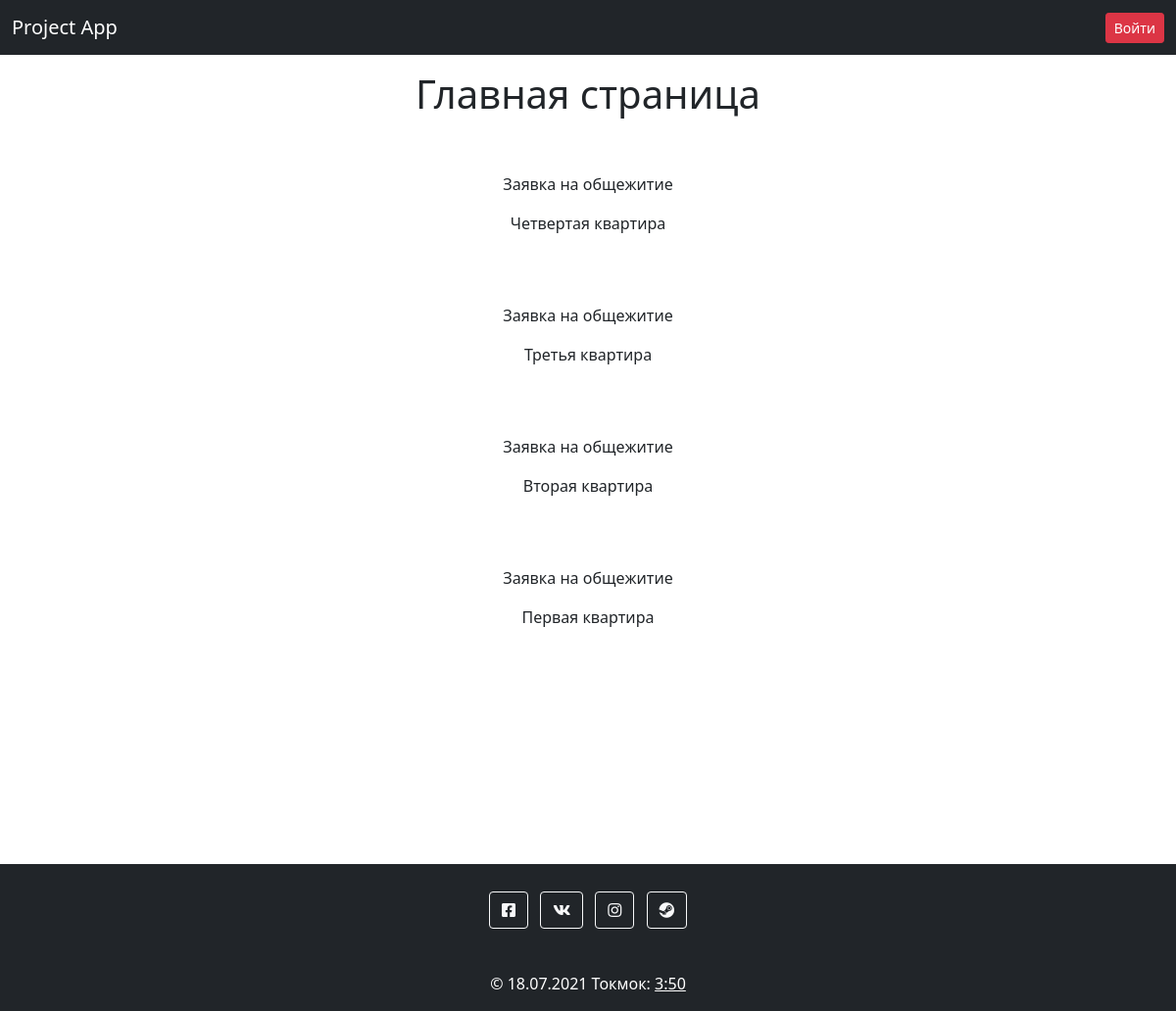
Page /product_list on the earlier database version.
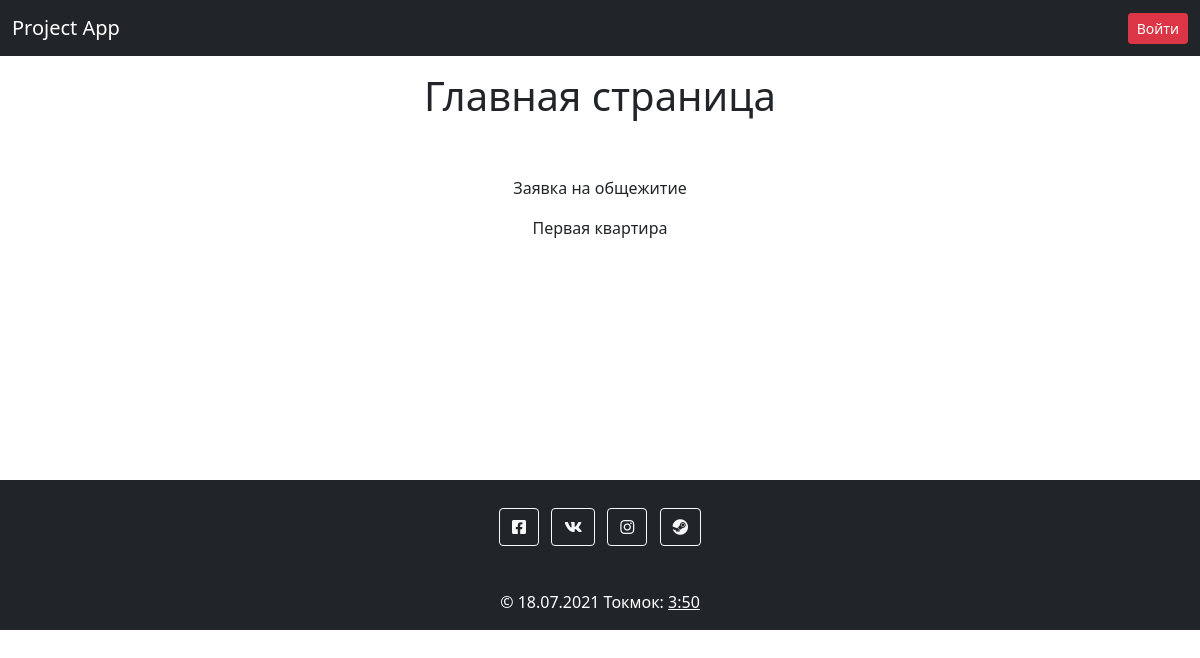
Same page on the later database version.
### products/models.py (models this page shows, shortened)
class Product(models.Model):
    GENDER_CATEGORIES= [
        ('Male', 'Мужчина'),
        ('Female', 'Женщина'),
    ]
    name = models.CharField('имя',max_length=20)
    secondname = models.CharField('фамилия',max_length=120)
    manid = models.IntegerField('ID')
    gender = models.CharField(max_length=50, choices= GENDER_CATEGORIES)
    data = models.CharField(max_length=10)

### products/views.py (the view)
# urls.py: path('product_list', views.product_list, name='product_list'),
def product_list(request):
    object_list = Product.objects.all()
    filtered_orders = Order.objects.filter(is_ordered=False)
    current_order_products = []
    if filtered_orders.exists():
    	user_order = filtered_orders[0]
    	user_order_items = user_order.items.all()
    	current_order_products = [product.product for product in user_order_items]
    context = {
        'object_list': object_list,
        'current_order_products': current_order_products
    }
    return render(request, "products/product_list.html", context)

### products/templates/products/product_list.html
{% extends 'accounts/base.html' %}
{% block content %}
<div class="mx-auto">
    <h1 class="mt-3 text-center">Главная страница</h1>
  </div>
  <br>
  <br>
    <div>
    <div class="">
    {% for object in object_list %}
        <div class="" id="block">
            <p>Заявка на общежитие</p>
            <p>{{ object.name }}</p>
        </div>
    {% endfor %}
{% endblock content %}

### accounts/templates/accounts/base.html (shortened to what this page needs)
{% load static %}
<!DOCTYPE html>
<html lang="ru">
<head>
    <link rel="stylesheet" href="https://cdn.jsdelivr.net/npm/bootstrap@5.1.1/dist/css/bootstrap.min.css">
    <link rel="stylesheet" href="{% static 'accounts/css/accounts.css' %}">
    <link rel="stylesheet" href="https://use.fontawesome.com/releases/v5.15.4/css/all.css">
</head>
<body>
    <aside>
        <header>
          <nav class="navbar navbar-expand-md navbar-dark bg-dark">
            <div class="container-fluid">
              <a class="navbar-brand" href="{% url 'products:index' %}">Project App</a>
              <div
                class="collapse navbar-collapse flex-row-reverse"
                id="navbarTogglerDemo02"
              >
                <ul class="navbar-nav">
                  {% if user.is_authenticated %}
                  <li class="nav-item">
                    <a class="nav-link active" href="{% url 'products:product_list' %}">Заявки</a>
                  </li>
                  <li class="nav-item">
                    <a class="nav-link active" href="#">Hi {{user.username}}</a>
                  </li>
                  <li class="nav-item">
                    <div class="nav-link active">
                    <a href="{% url 'accounts:logout' %}" class="btn btn-sm btn-danger"
                      >Выход</a>
                    </div>
                  </li>
                  {% else %}
                  <li class="nav-item">
                    <a href="{% url 'accounts:login' %}" class="btn btn-sm btn-danger"
                      >Войти</a>
                  </li>
                  {% endif %}
                </ul>
              </div>
            </div>
          </nav>
        </header>
    </aside>
    <main>
    {% block content %}
    {% endblock %}
    </main>
   <aside>
     <div>
    <footer class="bg-dark text-center text-white" id="footer">
        <div class="container p-4 pb-0">
          <section class="mb-4">
            <a class="btn btn-outline-light btn-floating m-1" href="#!" role="button"
              ><i class="fab fa-facebook-square"></i></a>
            <a class="btn btn-outline-light btn-floating m-1" href="#!" role="button"
              ><i class="fab fa-vk"></i></a>
            <a class="btn btn-outline-light btn-floating m-1" href="#!" role="button"
              ><i class="fab fa-instagram"></i
            ></a>
            <a class="btn btn-outline-light btn-floating m-1" href="#!" role="button"
              ><i class="fab fa-steam"></i></a>
          </section>
        </div>
        <div class="text-center p-3" style="background-color: #212529;">
          © 18.07.2021 Токмок:
          <a class="text-white" href="https://namaz.today/city/sadovoe-chujskij-rajon">3:50</a>
        </div>
      </footer>
    </div>
   </aside>
</body>
</html>

### accounts/static/accounts/css/accounts.css (style rules this page uses)
#footer { margin-top: 20%; }
#block { margin-bottom: 70px; text-align: center; }

Differences in the rows shown:
removed Product: name "Четвертая квартира"
removed Product: name "Третья квартира"
removed Product: name "Вторая квартира"
